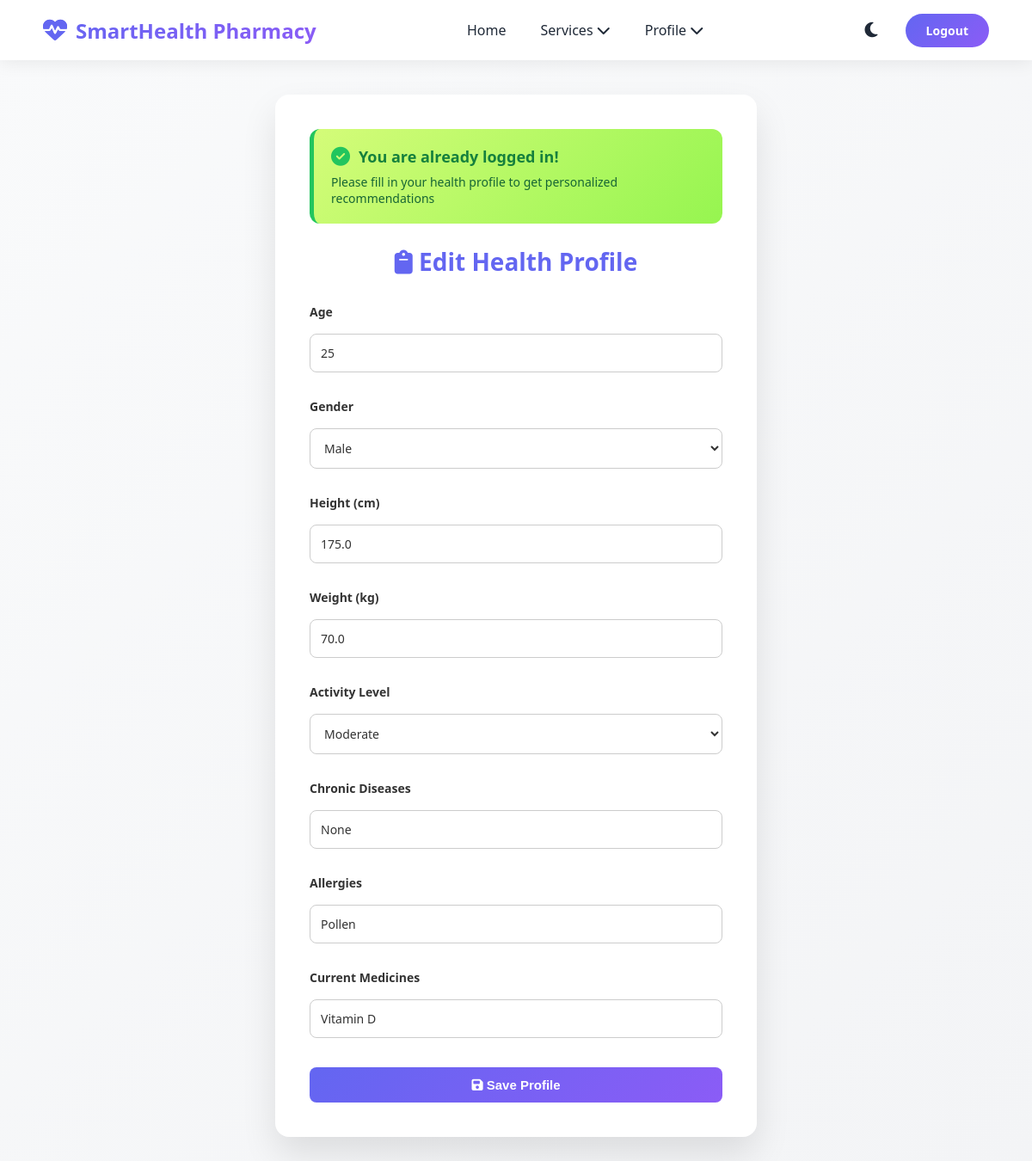
Screenshot of /profile (signed in) with the database file from the repository.
### tables this page shows
CREATE TABLE health_profile (
        id INTEGER PRIMARY KEY AUTOINCREMENT,
        user_id INTEGER,
        age INTEGER,
        gender TEXT,
        height REAL,
        weight REAL,
        activity TEXT,
        diseases TEXT,
        allergies TEXT,
        medicines TEXT
    );

### app.py (the view, shortened to what this page needs)
@app.route("/profile", methods=["GET", "POST"])
def profile():
    if "user_id" not in session:
        return redirect("/login")
    con = get_db()
    cur = con.cursor()
    cur.execute("""
    SELECT age, gender, height, weight, activity, diseases, allergies, medicines
    FROM health_profile
    WHERE user_id=?
    ORDER BY id DESC
    LIMIT 1
    """, (session["user_id"],))
    existing_data = cur.fetchone()
    con.close()
    return render_template("profile.html", profile_data=existing_data)

### app.py (called while the page is built)
def get_db():
    return sqlite3.connect(DB_NAME)

### templates/profile.html (shortened to what this page needs)
<!DOCTYPE html>
<html lang="en">
<head>
<link rel="stylesheet" href="https://cdnjs.cloudflare.com/ajax/libs/font-awesome/6.4.0/css/all.min.css">
</head>
<body>
{% include 'navbar.html' %}
<div class="container">
    <div class="card">
        <div class="welcome-section">
            <h3><i class="fas fa-check-circle"></i> You are already logged in!</h3>
            <p>Please fill in your health profile to get personalized recommendations</p>
        </div>
        <h2><i class="fas fa-clipboard"></i> Edit Health Profile</h2>
        <form method="post">
            <label>Age</label>
            <input type="number" name="age" value="{{ profile_data[0] if profile_data else '' }}" required>
            <label>Gender</label>
            <select name="gender" required>
                <option value="Male" {% if profile_data and profile_data[1] == 'Male' %}selected{% endif %}>Male</option>
            </select>
            <label>Height (cm)</label>
            <input type="number" name="height" value="{{ profile_data[2] if profile_data else '' }}" required>
            <label>Weight (kg)</label>
            <input type="number" name="weight" value="{{ profile_data[3] if profile_data else '' }}" required>
            <label>Activity Level</label>
            <select name="activity" required>
                <option value="Moderate" {% if profile_data and profile_data[4] == 'Moderate' %}selected{% endif %}>Moderate</option>
            </select>
            <label>Chronic Diseases</label>
            <input type="text" name="diseases" value="{{ profile_data[5] if profile_data else '' }}" placeholder="Eg: Diabetes, BP">
            <label>Allergies</label>
            <input type="text" name="allergies" value="{{ profile_data[6] if profile_data else '' }}" placeholder="Eg: Dust, Pollen">
            <label>Current Medicines</label>
            <input type="text" name="medicines" value="{{ profile_data[7] if profile_data else '' }}" placeholder="Eg: Paracetamol">
            <div class="button-group">
                <button type="submit"><i class="fas fa-save"></i> Save Profile</button>
            </div>
        </form>
    </div>
</div>

### templates/profile.html (style rules this page uses)
* { margin: 0; padding: 0; box-sizing: border-box; }
body { margin:0; font-family:"Segoe UI", Arial, sans-serif; min-height:100vh; background: linear-gradient(135deg, #f9fafb 0%, #f3f4f6 100%); padding-top: 80px; transition: all 0.3s ease; }
.container { max-width: 600px; margin: 30px auto; padding: 0 20px; }
.card { background:white; padding:40px; border-radius:16px; box-shadow:0 20px 40px rgba(0,0,0,0.1); animation:fadeIn 0.8s ease-in-out; transition: all 0.3s ease; }
h2 { text-align:center; color:#6366f1; margin-bottom:30px; font-size: 28px; }
.welcome-section { background: linear-gradient(135deg, #d4fc79 0%, #96f550 100%); padding: 20px; border-radius: 12px; margin-bottom: 25px; border-left: 5px solid #22c55e; }
.welcome-section h3 { color: #15803d; margin: 0 0 8px 0; font-size: 18px; display: flex; align-items: center; gap: 10px; }
.welcome-section h3 i { font-size: 22px; color: #22c55e; }
.welcome-section p { color: #166534; margin: 0; font-size: 14px; font-weight: 500; }
label { font-weight:600; font-size:14px; color:#333; display: block; margin-top: 16px; margin-bottom: 8px; }
input, select { width:100%; padding:12px; margin:8px 0 14px 0; border:1px solid #ccc; border-radius:8px; font-size:14px; background: white; color: #333; font-family: inherit; }
.button-group { display: flex; gap: 10px; margin-top: 20px; }
button { flex: 1; padding: 12px; background: linear-gradient(135deg, #6366f1, #8b5cf6); color: white; border: none; border-radius: 8px; font-size: 15px; font-weight: 600; cursor: pointer; transition: all 0.3s ease; }

### rows the page displays
health_profile: age "25", gender "Male", height "175.0", weight "70.0", activity "Moderate", diseases "None", allergies "Pollen", medicines "Vitamin D"
